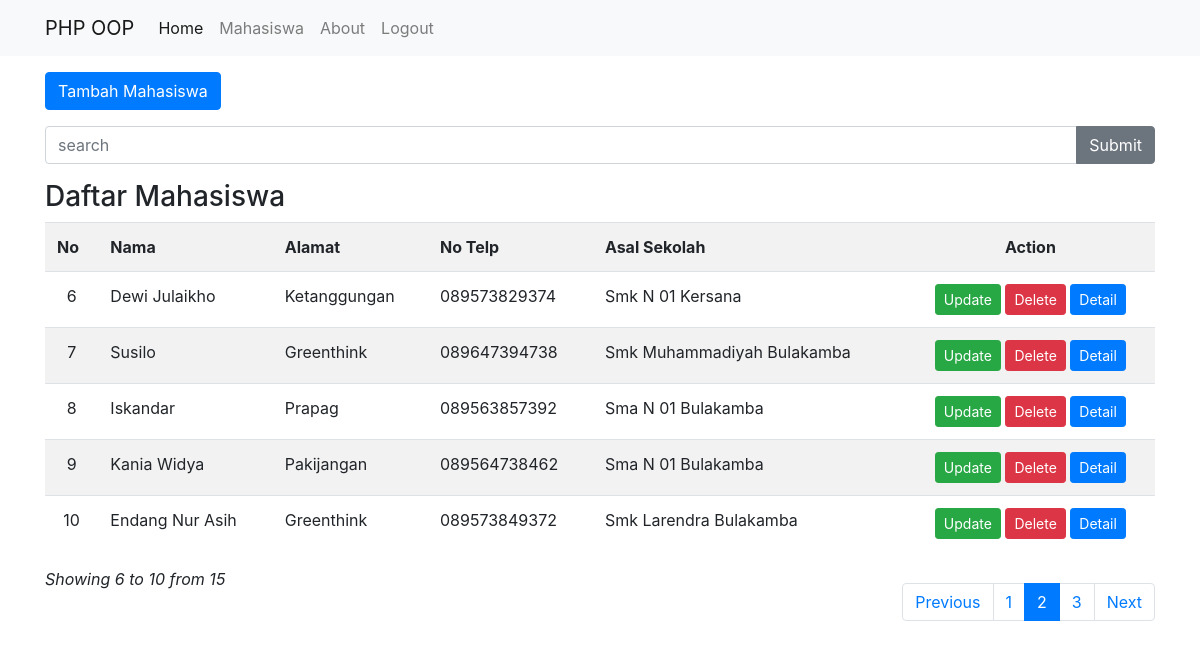
The page /mahasiswa.php?page=2 (signed in) on the database its author committed.
### tables this page shows
CREATE TABLE `mhs` (
  `id_mhs` int(11) NOT NULL,
  `nama` varchar(100) NOT NULL,
  `alamat` varchar(100) NOT NULL,
  `no_telp` varchar(100) NOT NULL,
  `asal_sekolah` varchar(100) NOT NULL
);

### classes/Pagination.php (called while the page is built)
<?php
    class Pagination {
        private $data;
        public $counts;
        public $start;
        public $total_values;
        public function paginate($values, $perpage)
        {
            $this->total_values = count($values);
            if(isset($_GET['page'])) {
                $page = $_GET['page'];
            }else{
                $page = 1;
            }
            $this->start = ($page - 1) * $perpage;
            $this->counts = ceil($this->total_values / $perpage);
            $this->data = array_slice($values, $this->start, $perpage);
            for ($x=1; $x <=$this->counts ; $x++) {
                $numbers[] = $x;
            }
            return $numbers;
        }
        public function fetchResult()
        {
            $fetchResult = $this->data;
            return $fetchResult;
        }
        public function Counts()
        {
            $counts = $this->counts;
            return $counts;
        }
        public function Start()
        {
            $start = $this->start;
            return $start;
        }
        public function Total_values()
        {
            $total_values = $this->total_values;
            return $total_values;
        }
    }

### classes/Database.php (called while the page is built, shortened)
<?php
    class Database {
        private static $INSTANCE = null;
        private $mysqli,
                $HOST = 'localhost',
                $USER = 'root',
                $PASS = '',
                $DBNAME = 'app';
        public function __construct()
        {
            $this->mysqli = new mysqli($this->HOST, $this->USER, $this->PASS, $this->DBNAME);
        }
        public static function getInstance()
        {
            if(!isset(self::$INSTANCE)) {
                self::$INSTANCE = new Database;
            }
            return self::$INSTANCE;
        }
        public function tampil($query)
        {   $rows = [];
            $result = $this->mysqli->query($query);
            while ($row = $result->fetch_assoc()) {
                $rows[] = $row;
            }
            return $rows;
        }
    }

### mahasiswa.php (the view, shortened to what this page needs)
<?php
    $db = Database::getInstance();
    $pagination = new Pagination();
    require_once "templates/header.php";
    @$page = $_GET['page'];
    $mahasiswa = $db->tampil("select * from mhs");
    $query = $pagination->paginate($mahasiswa, 5);
    $result = $pagination->fetchResult();
?>
<div class="container mt-5"><br>
    <div class="row mb-3">
        <div class="col-lg-6">
            <a href="tambah.php" class="btn btn-primary">Tambah Mahasiswa</a>
        </div>
    </div>
    <div class="row mb-3">
        <div class="col-lg-12">
            <form action="mahasiswa.php" method="post">
                <div class="input-group">
                <input type="text" class="form-control" name="keyword" placeholder="search">
                <div class="input-group-append">
                    <input class="btn btn-secondary" type="submit" name="cari" >
                </div>
                </div>
            </form>
        </div>
    </div>
    <div class="row">
        <div class="col-lg-12">
            <h3>Daftar Mahasiswa</h3>
            <table class="table table-striped">
                <tr>
                    <th>No</th>
                    <th>Nama</th>
                    <th>Alamat</th>
                    <th>No Telp</th>
                    <th>Asal Sekolah</th>
                    <th style="text-align: center;">Action</th>
                </tr>
                <?php
                    $start = $pagination->Start();
                    $no = $start + 1;
                    foreach ($result as $data) :
                ?>
                <tr>
                    <td style="text-align: center;"><?=$no++;?></td>
                    <td><?=$data['nama'];?></td>
                    <td><?=$data['alamat'];?></td>
                    <td><?=$data['no_telp'];?></td>
                    <td><?=$data['asal_sekolah'];?></td>
                    <td style="text-align: center;">
                        <a href="update.php?id_mhs=<?=$data['id_mhs']?>" class="btn btn-success btn-sm">Update</a>
                        <a href="delete.php?id_mhs=<?=$data['id_mhs']?>" class="btn btn-danger btn-sm">Delete</a>
                        <a href="detail.php?id_mhs=<?=$data['id_mhs']?>" class="btn btn-primary btn-sm">Detail</a>
                    </td>
                </tr>
                <?php
                    endforeach;
                ?>
            </table>
            <?php
                $total_values = $pagination->Total_values();
            ?>
            <i>Showing <?php echo $start + 1 . ' to ' . --$no . ' from ' . $total_values ?> </i>
            <nav aria-label="..." style="float: right;">
                <ul class="pagination mt-3">
                <?php
                    if($page > 1) {
                        $link = $page - 1;
                        echo    "
                                    <li class='page-item'>
                                        <a class='page-link' href='?page=$link'>Previous</a>
                                    </li>
                                ";
                    }else{
                        echo    "
                                    <li class='page-item disabled'>
                                        <a class='page-link' href=''>Previous</a>
                                    </li>
                                ";
                    }
                    foreach ($query as $num) {
                        if($num != $page) {
                            echo "<li class='page-item '><a class='page-link' href='?page=$num'>$num</a></li>";
                        }else{
                            echo "<li class='page-item active'><a class='page-link' href='?page=$num'>$num</a></li>";
                        }
                    }
                    $counts = $pagination->Counts();
                    if($page < $counts) {
                        $link = $page + 1;
                        echo    "
                                    <li class='page-item'>
                                        <a class='page-link' href='?page=$link'>Next</a>
                                    </li>
                                ";
                    }else{
                        echo    "
                                    <li class='page-item disabled'>
                                        <a class='page-link' href=''>Next</a>
                                    </li>
                                ";
                    }
                ?>
                </ul>
            </nav>
        </div>
    </div>
</div>
<?php
    require_once "templates/footer.php";
?>

### rows shown on the page
mhs: nama "Dewi Julaikho", alamat "Ketanggungan", no_telp "089573829374", asal_sekolah "Smk N 01 Kersana"
mhs: nama "Susilo", alamat "Greenthink", no_telp "089647394738", asal_sekolah "Smk Muhammadiyah Bulakamba"
mhs: nama "Iskandar", alamat "Prapag", no_telp "089563857392", asal_sekolah "Sma N 01 Bulakamba"
mhs: nama "Kania Widya", alamat "Pakijangan", no_telp "089564738462", asal_sekolah "Sma N 01 Bulakamba"
mhs: nama "Endang Nur Asih", alamat "Greenthink", no_telp "089573849372", asal_sekolah "Smk Larendra Bulakamba"

### other values the page prints
$start + 1 "6"
$total_values "15"
$num "1"
$num "2"
$num "3"
